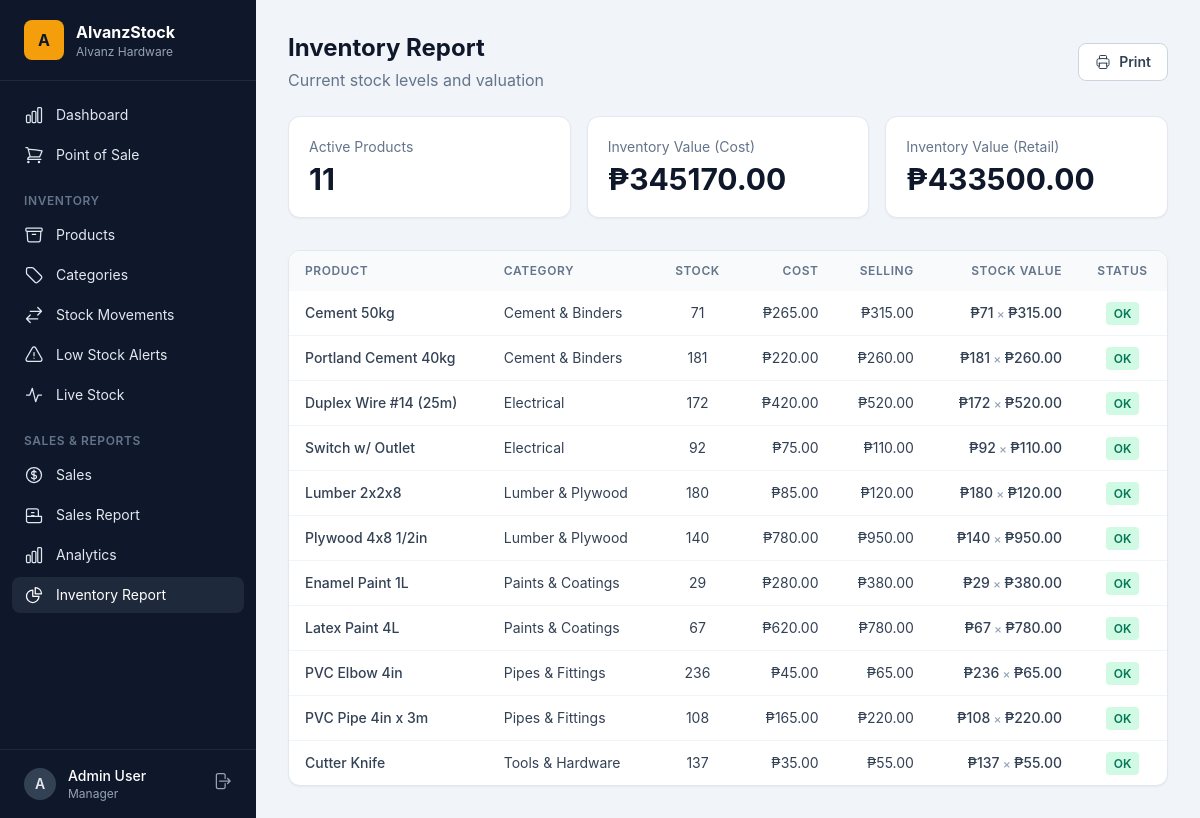
Page /reports/inventory/ (signed in) on the earlier database version.
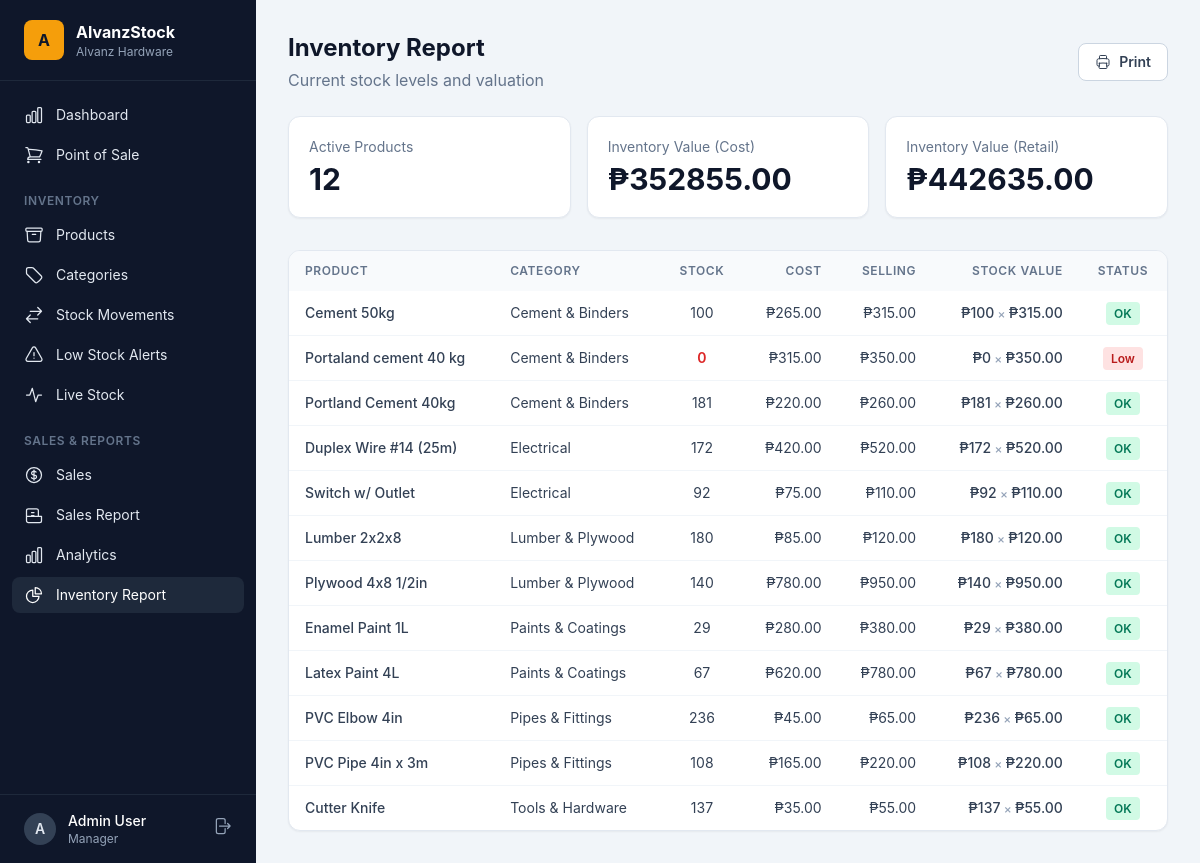
Same page on the later database version.
### inventory/models.py (models this page shows, shortened)
class Product(models.Model):
    name = models.CharField(max_length=200)
    sku = models.CharField(max_length=50, unique=True)
    image = models.ImageField(upload_to="products/", blank=True)
    category = models.ForeignKey(Category, on_delete=models.SET_NULL, null=True, blank=True, related_name="products")
    unit = models.CharField(max_length=20, default="pcs")
    cost_price = models.DecimalField(max_digits=12, decimal_places=2, default=0)
    sell_price = models.DecimalField(max_digits=12, decimal_places=2, default=0)
    quantity = models.PositiveIntegerField(default=0)
    min_stock_level = models.PositiveIntegerField(default=10)
    is_active = models.BooleanField(default=True)
    created_at = models.DateTimeField(auto_now_add=True)
    updated_at = models.DateTimeField(auto_now=True)
    class Meta:
        ordering = ["name"]
    @property
    def is_low_stock(self):
        return self.quantity <= self.min_stock_level

class Category(models.Model):
    name = models.CharField(max_length=100, unique=True)
    description = models.TextField(blank=True)
    class Meta:
        verbose_name_plural = "categories"
        ordering = ["name"]

### pos/views.py (the view)
# urls.py: path("reports/inventory/", views.inventory_report, name="inventory_report"),
@manager_required
def inventory_report(request):
    products = Product.objects.select_related("category").filter(is_active=True).order_by("category__name", "name")
    total_cost = sum(p.cost_price * p.quantity for p in products)
    total_value = sum(p.sell_price * p.quantity for p in products)
    return render(
        request,
        "reports/inventory_report.html",
        {"products": products, "total_cost": total_cost, "total_value": total_value},
    )

### accounts/models.py (called while the page is built)
    @property
    def is_manager(self):
        return self.role == self.Role.MANAGER or self.is_superuser

    @property
    def is_stock_viewer(self):
        return self.role == self.Role.STOCK_VIEWER

### templates/reports/inventory_report.html (shortened to what this page needs)
{% extends "base.html" %}
{% block content %}
<div class="flex flex-col sm:flex-row sm:items-center justify-between gap-4 mb-6">
  <div>
    <h1 class="text-2xl font-bold">Inventory Report</h1>
    <p class="text-slate-500 mt-1">Current stock levels and valuation</p>
  </div>
  <button onclick="window.print()" class="btn-secondary">
    Print
  </button>
</div>
<div class="grid grid-cols-1 sm:grid-cols-3 gap-4 mb-8">
  <div class="card p-5">
    <div class="text-sm text-slate-500">Active Products</div>
    <div class="text-3xl font-bold mt-1">{{ products|length }}</div>
  </div>
  <div class="card p-5">
    <div class="text-sm text-slate-500">Inventory Value (Cost)</div>
    <div class="text-3xl font-bold mt-1">₱{{ total_cost|floatformat:2 }}</div>
  </div>
  <div class="card p-5">
    <div class="text-sm text-slate-500">Inventory Value (Retail)</div>
    <div class="text-3xl font-bold mt-1">₱{{ total_value|floatformat:2 }}</div>
  </div>
</div>
<div class="card overflow-hidden">
  <div class="overflow-x-auto">
    <table class="w-full">
      <thead class="bg-slate-50">
        <tr>
          <th class="table-head">Product</th>
          <th class="table-head">Category</th>
          <th class="table-head text-center">Stock</th>
          <th class="table-head text-right">Cost</th>
          <th class="table-head text-right">Selling</th>
          <th class="table-head text-right">Stock Value</th>
          <th class="table-head text-center">Status</th>
        </tr>
      </thead>
      <tbody class="divide-y divide-slate-100">
        {% for p in products %}
        <tr class="hover:bg-slate-50">
          <td class="table-cell font-medium">{{ p.name }}</td>
          <td class="table-cell">{{ p.category.name|default:"—" }}</td>
          <td class="table-cell text-center {% if p.is_low_stock %}text-red-600 font-semibold{% endif %}">{{ p.quantity }}</td>
          <td class="table-cell text-right">₱{{ p.cost_price|floatformat:2 }}</td>
          <td class="table-cell text-right">₱{{ p.sell_price|floatformat:2 }}</td>
          <td class="table-cell text-right font-medium">₱{{ p.quantity|floatformat:0 }}<span class="text-slate-400 text-xs"> × </span>₱{{ p.sell_price|floatformat:2 }}</td>
          <td class="table-cell text-center">
            {% if p.is_low_stock %}
              <span class="text-xs font-semibold px-2 py-1 rounded bg-red-100 text-red-700">Low</span>
            {% else %}
              <span class="text-xs font-semibold px-2 py-1 rounded bg-emerald-100 text-emerald-700">OK</span>
            {% endif %}
          </td>
        </tr>
        {% empty %}
        <tr><td colspan="7" class="table-cell text-center text-slate-400 py-8">No products found.</td></tr>
        {% endfor %}
      </tbody>
    </table>
  </div>
</div>
{% endblock %}

Differences in the rows shown:
changed Product "Cement 50kg": quantity "71" → "100"
added Product: name "Portaland cement 40 kg", category.name "Cement & Binders", quantity "0", cost_price "315.00", sell_price "350.00", min_stock_level "Low"
Other differences:
{{ products|length }}: "11" → "12"
{{ total_cost|floatformat:2 }}: "345170.00" → "352855.00"
{{ total_value|floatformat:2 }}: "433500.00" → "442635.00"
